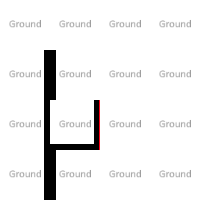

Rendered tile map (Tiled .tmx) drawn with the repository's tilesets; below, a short description and the map source with its tile grids summarised:
An orthogonal 4x4 tile map with 50x50 px tiles, 7 tile layers (GroundUp, GroundDownRight, GroundRight, GroundUpRight, ...), 16 hidden layers not drawn, 2 tilesets and 13 objects (4x chaise, TableDeReu, Walkman, Ordi, Mug, ...).

<map version="1.5" tiledversion="1.7.2" orientation="orthogonal" renderorder="left-up" compressionlevel="0" width="4" height="4" tilewidth="50" tileheight="50" infinite="0" nextlayerid="60" nextobjectid="93">
 <properties>
  <property name="NoAgents" type="bool" value="false" />
  <property name="NoSpawning" type="bool" value="false" />
  <property name="Skybox" value="/Skybox/AllSky_Space_AnotherPlanet" />
  <property name="SkyboxRotation" value="180;0;0" />
 </properties>
 <tileset firstgid="1" source="../../_Tiled/Master.tsx" />
 <tileset firstgid="34" source="../../_Tiled/Deco.tsx" />
 <group id="5" name="Floor 0">
  <properties>
   <property name="Height" type="float" value="2.5" />
   <property name="Skybox" value="/Skybox/AllSky_Space_AnotherPlanet" />
  </properties>
  <layer id="30" name="GroundUp" width="4" height="4" locked="1">
   <properties>
    <property name="Materials" value="[ground]" />
    <property name="Move" value="0;0;2" />
   </properties>
   <data>[16 cells, 6 non-empty, 1 distinct tile ids]</data>
  </layer>
  <layer id="34" name="GroundDownRight" width="4" height="4" locked="1">
   <properties>
    <property name="Materials" value="[ground]" />
    <property name="Move" value="2;0;-2" />
   </properties>
   <data>[16 cells, 4 non-empty, 1 distinct tile ids]</data>
  </layer>
  <layer id="31" name="GroundRight" width="4" height="4" locked="1">
   <properties>
    <property name="Materials" value="[ground]" />
    <property name="Move" value="2;0;0" />
   </properties>
   <data>[16 cells, 8 non-empty, 1 distinct tile ids]</data>
  </layer>
  <layer id="33" name="GroundUpRight" width="4" height="4" locked="1">
   <properties>
    <property name="Materials" value="[ground]" />
    <property name="Move" value="2;0;2" />
   </properties>
   <data>[16 cells, 4 non-empty, 1 distinct tile ids]</data>
  </layer>
  <layer id="32" name="GroundDown" width="4" height="4" locked="1">
   <properties>
    <property name="Materials" value="[ground]" />
    <property name="Move" value="0;0;-2" />
   </properties>
   <data>[16 cells, 6 non-empty, 1 distinct tile ids]</data>
  </layer>
  <layer id="1" name="Ground" width="4" height="4" locked="1">
   <properties>
    <property name="Materials" value="[ground]" />
    <property name="Walkable" type="bool" value="true" />
   </properties>
   <data>[16 cells, 16 non-empty, 1 distinct tile ids]</data>
  </layer>
  <layer id="40" name="WallsUp1" width="4" height="4" visible="0">
   <properties>
    <property name="ConnectToCeiling" type="bool" value="true" />
    <property name="Materials" value="[mainWalls]" />
    <property name="Move" value="0;0;-2" />
   </properties>
   <data>[16 cells, 3 non-empty, 1 distinct tile ids]</data>
  </layer>
  <layer id="41" name="WallsUp2" width="4" height="4" visible="0">
   <properties>
    <property name="ConnectToCeiling" type="bool" value="true" />
    <property name="Materials" value="[mainWalls]" />
    <property name="Move" value="-2;0;0" />
   </properties>
   <data>[16 cells, 2 non-empty, 1 distinct tile ids]</data>
  </layer>
  <layer id="42" name="WallsRight" width="4" height="4" visible="0">
   <properties>
    <property name="ConnectToCeiling" type="bool" value="true" />
    <property name="Materials" value="[mainWalls]" />
    <property name="Move" value="0;0;-2" />
   </properties>
   <data>[16 cells, 4 non-empty, 1 distinct tile ids]</data>
  </layer>
  <layer id="43" name="WallsDown1" width="4" height="4" visible="0">
   <properties>
    <property name="ConnectToCeiling" type="bool" value="true" />
    <property name="Materials" value="[mainWalls]" />
    <property name="Move" value="0;0;-2" />
   </properties>
   <data>[16 cells, 3 non-empty, 1 distinct tile ids]</data>
  </layer>
  <layer id="48" name="WallsDown3" width="4" height="4" visible="0">
   <properties>
    <property name="ConnectToCeiling" type="bool" value="true" />
    <property name="Materials" value="[mainWalls]" />
    <property name="Move" value="2;0;-2" />
   </properties>
   <data>[16 cells, 2 non-empty, 1 distinct tile ids]</data>
  </layer>
  <layer id="44" name="WallsDown2" width="4" height="4" visible="0">
   <properties>
    <property name="ConnectToCeiling" type="bool" value="true" />
    <property name="Materials" value="[mainWalls]" />
    <property name="Move" value="2;0;0" />
   </properties>
   <data>[16 cells, 2 non-empty, 1 distinct tile ids]</data>
  </layer>
  <layer id="45" name="WallsUp3" width="4" height="4" visible="0">
   <properties>
    <property name="ConnectToCeiling" type="bool" value="true" />
    <property name="Materials" value="[mainWalls]" />
    <property name="Move" value="-2;0;-2" />
   </properties>
   <data>[16 cells, 2 non-empty, 1 distinct tile ids]</data>
  </layer>
  <layer id="46" name="WallsRight2" width="4" height="4" visible="0">
   <properties>
    <property name="ConnectToCeiling" type="bool" value="true" />
    <property name="Materials" value="[mainWalls]" />
    <property name="Move" value="2;0;-2" />
   </properties>
   <data>[16 cells, 2 non-empty, 1 distinct tile ids]</data>
  </layer>
  <layer id="47" name="WallsRight3" width="4" height="4" visible="0">
   <properties>
    <property name="ConnectToCeiling" type="bool" value="true" />
    <property name="Materials" value="[mainWalls]" />
    <property name="Move" value="-2;0;-2" />
   </properties>
   <data>[16 cells, 2 non-empty, 1 distinct tile ids]</data>
  </layer>
  <layer id="3" name="Walls" width="4" height="4" visible="0">
   <properties>
    <property name="ConnectToCeiling" type="bool" value="true" />
    <property name="Materials" value="[mainWalls]" />
   </properties>
   <data>[16 cells, 4 non-empty, 2 distinct tile ids]</data>
  </layer>
  <layer id="29" name="Walls2" width="4" height="4">
   <properties>
    <property name="ConnectToCeiling" type="bool" value="true" />
    <property name="Materials" value="[mainWalls]" />
   </properties>
   <data>[16 cells, 6 non-empty, 2 distinct tile ids]</data>
  </layer>
  <layer id="28" name="Ceiling" width="4" height="4" visible="0">
   <properties>
    <property name="AtCeiling" type="bool" value="true" />
    <property name="Materials" value="[ceiling]" />
   </properties>
   <data>[16 cells, 16 non-empty, 1 distinct tile ids]</data>
  </layer>
  <layer id="53" name="CeilingDownRight" width="4" height="4" visible="0">
   <properties>
    <property name="Materials" value="[ceiling]" />
    <property name="Move" value="2;0;-2" />
   </properties>
   <data>[16 cells, 4 non-empty, 1 distinct tile ids]</data>
  </layer>
  <layer id="52" name="CeilingUpRight" width="4" height="4" visible="0">
   <properties>
    <property name="Materials" value="[ceiling]" />
    <property name="Move" value="2;0;2" />
   </properties>
   <data>[16 cells, 4 non-empty, 1 distinct tile ids]</data>
  </layer>
  <layer id="51" name="CeillingRight" width="4" height="4" visible="0">
   <properties>
    <property name="Materials" value="[ceiling]" />
    <property name="Move" value="2;0;0" />
   </properties>
   <data>[16 cells, 8 non-empty, 1 distinct tile ids]</data>
  </layer>
  <layer id="50" name="CeilingDown" width="4" height="4" visible="0">
   <properties>
    <property name="Materials" value="[ceiling]" />
    <property name="Move" value="0;0;-2" />
   </properties>
   <data>[16 cells, 6 non-empty, 1 distinct tile ids]</data>
  </layer>
  <layer id="49" name="CeilingUp" width="4" height="4" visible="0">
   <properties>
    <property name="Materials" value="[ceiling]" />
    <property name="Move" value="0;0;2" />
   </properties>
   <data>[16 cells, 6 non-empty, 1 distinct tile ids]</data>
  </layer>
  <objectgroup id="4" name="Transitions">
   <!-- 1 objects omitted --></objectgroup>
  <objectgroup id="27" name="Objects">
   <!-- 12 objects omitted --></objectgroup>
 </group>
</map>
<!-- 13 of 13 objects omitted -->
